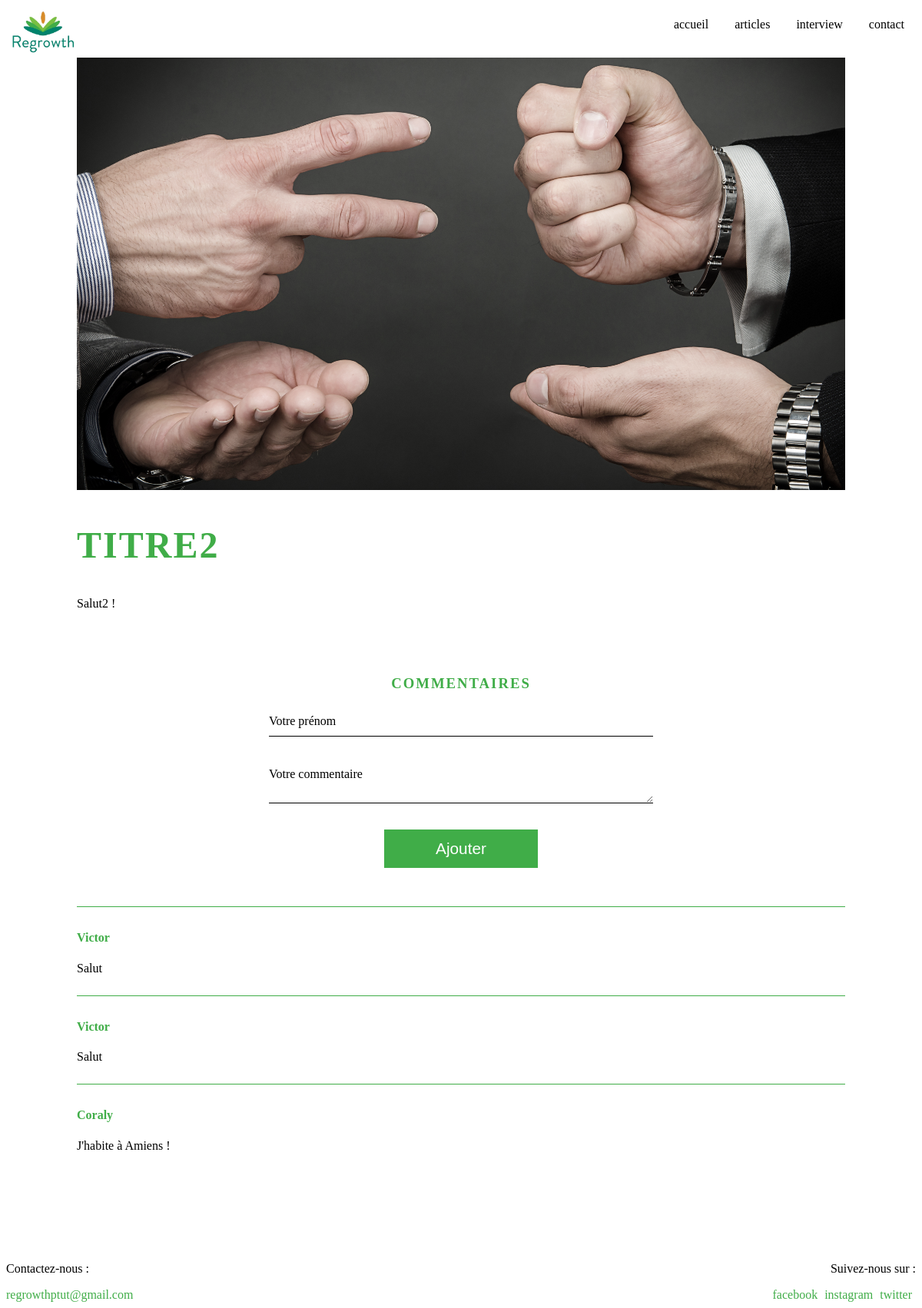
The page /template-article.php?id=3 on the database its author committed.
### tables this page shows
CREATE TABLE IF NOT EXISTS `articles` (
  `id` int(11) NOT NULL AUTO_INCREMENT,
  `titre` varchar(255) NOT NULL,
  `contenu` text NOT NULL,
  `image` varchar(255) NOT NULL,
  PRIMARY KEY (`id`)
);

CREATE TABLE IF NOT EXISTS `commentaires` (
  `id` int(11) NOT NULL AUTO_INCREMENT,
  `prenom` varchar(255) NOT NULL,
  `texte` text NOT NULL,
  `idArticle` int(11) NOT NULL,
  PRIMARY KEY (`id`)
);

### template-article.php (the view, shortened to what this page needs)
<?php
require("./config/bd.php");
?>
<!DOCTYPE html>
<html lang="en">
<head>
    <link href="./css/style.css" rel="stylesheet">
</head>
<body>
    <?php
    require('./vues/header.php');
    echo "<section class='tmp_article'>";
    $req_article = $pdo->prepare("SELECT * FROM articles WHERE id = ? ");
    $req_article->execute(array($_GET['id']));
    $article = $req_article-> fetch();
    $image = $article['image'];
    $contenu = $article['contenu'];
    $titre = $article['titre'];
    echo "<img class='image-tpm-article' src='./images/$image'/>";
    echo "<div class='espace-article'>";
        echo "<h2 class='tpm-titre-article'>$titre</h2>";
        echo "<p>$contenu</p>";
        echo "</div>";
    echo "</section>";
    ?>
    <section class='commentaire'>
        <h3 class='titre_commentaire'>Commentaires</h3>
        <form class='formulaire-commentaire' name='commentaires' action="traitement/commentaires.php?idArticle=<?= $_GET['id'] ?>" method='GET'>
            <div class="app-form-group">
                    <input type='text' name='prenom' required>
                    <label>Votre prénom</label>
            </div>
            <div class="app-form-group">
                    <textarea name='texte' required></textarea>
                    <label>Votre commentaire</label>
            </div>
            <input type='submit' name='envoyer' value='Ajouter' />
        </form>
    </section>
    <section class='tous-les-commentaires'>
        <?php
$req_commentaires = $pdo->prepare("SELECT * FROM commentaires WHERE idArticle = ?");
$req_commentaires->execute(array($_GET['id']));
while($c = $req_commentaires->fetch()){
    $prenom = $c['prenom'];
    $texte  =$c['texte'];
    echo "<div class='com'>";
    echo "<h4>$prenom</h4>";
    echo "<p>$texte</p>";
    echo "</div>";
}
?>
    </section>
    <?php require('./vues/footer.php'); ?>
</body>
</html>

### vues/header.php
<header>
        <nav>
            <div>
                <img src='images/lotus.JPG'>
            </div>
            <div id='menu'>
                <a href='./index.php'> accueil </a>
                <a href='./articles.php'> articles </a>
                <a href=''> interview </a>
                <a href='./contact.php'> contact </a>
            </div>
        </nav>
    </header>

### vues/footer.php
<footer>
        <div id='mail'>
            <p> Contactez-nous :</p>
            <a href="mailto:regrowthptut@gmail.com"> regrowthptut@gmail.com </a>
        </div>
        <div id='reseaux'>
            <p> Suivez-nous sur : </p>
            <a href='#'> facebook </a>
            <a href='https://www.instagram.com/projet_regrowth/'> instagram </a>
            <a href='https://twitter.com/projetRegrowth'> twitter </a>
        </div>
    </footer>

### css/style.css (style rules this page uses)
header img { width: 100px; }
header nav { display: flex; justify-content: space-between; }
header nav a { text-decoration: none; padding-right: 15px; padding-left: 15px; color: black; }
header nav #menu { padding-top: 15px; }
.tmp_article { width: 1000px; margin: 0 auto; }
.image-tpm-article { width: 1000px; -webkit-filter: grayscale(50%); }
.tpm-titre-article { color: #40AD48; text-transform: uppercase; letter-spacing: 2px; font-size: 3rem; font-family: 'Brandon Grotesque'; }
.tmp_article p { text-align: justify; }
.commentaire { width: 1000px; margin: 0 auto; padding-top: 50px; }
.titre_commentaire { text-align: center; font-family: 'Brandon Grotesque'; color: #40AD48; text-transform: uppercase; letter-spacing: 2px; }
.formulaire-commentaire { display: flex; flex-direction: column; width: 500px; margin: 0 auto; }
.tous-les-commentaires { width: 1000px; margin: 0 auto; padding-top: 50px; }
.tous-les-commentaires .com { padding-bottom: 10px; padding-top: 10px; border-top: 1px solid #40AD48; }
.tous-les-commentaires .com h4 { color: #40AD48; }
.commentaire input[type='submit'] { width: 200px; height: 50px; color: white; border: none; background-color: #40AD48; font-size: 1.3rem; cursor: pointer; margin: 0 auto; }
.app-form-group { position: relative; }
.app-form-group label { position: absolute; top: 0; left: 0; padding: 10px 0; font-size: 16px; color: black; pointer-events: none; transition: .5s; }
.app-form-group input { width: 100%; padding: 10px 0; font-size: 16px; color: black; margin-bottom: 30px; border: none; border-bottom: 1px solid black; outline: none; background: transparent; }
.app-form-group textarea { width: 100%; padding: 10px 0; font-size: 16px; color: black; margin-bottom: 30px; border: none; border-bottom: 1px solid black; outline: none; background: transparent; }
html { scroll-behavior: smooth; }
footer { display: flex; justify-content: space-between; margin: 0 auto; padding-top: 100px; font-family: 'Brandon Grotesque'; }
footer #mail a { color: #40AD48; text-decoration: none; }
footer #reseaux { text-align: right; }
footer #reseaux a { color: #40AD48; text-decoration: none; padding-right: 5px; }

### rows shown on the page
articles: image (picture), titre "TITRE2", contenu "Salut2 !"
commentaires: prenom "Victor", texte "Salut"
commentaires: prenom "Victor", texte "Salut"
commentaires: prenom "Coraly", texte "J'habite à Amiens !"
